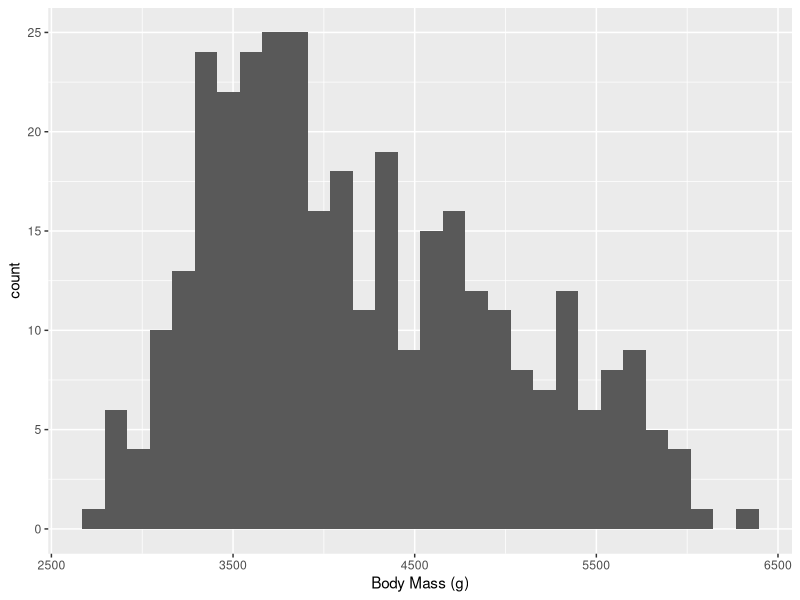
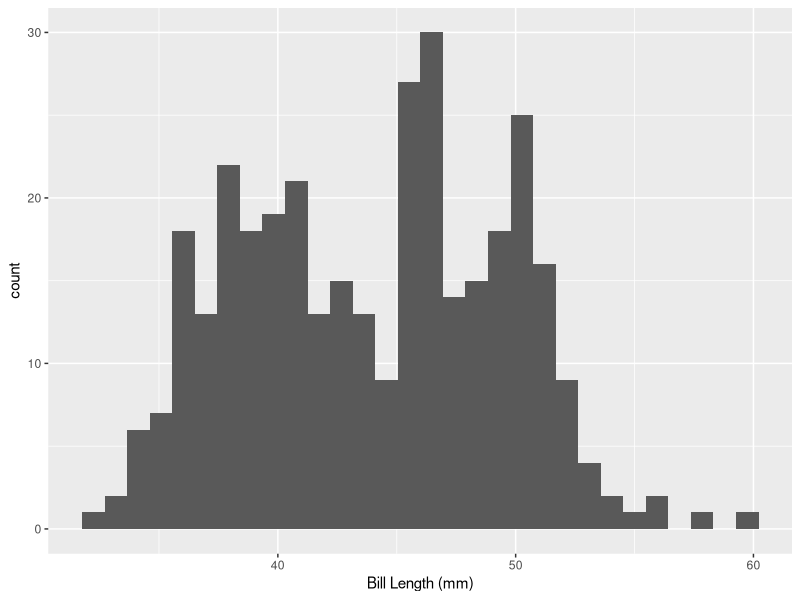

Here is the R script that generated these plots, in order:
## ---- chunk 1
knitr::opts_chunk$set(echo = TRUE)
## ---- chunk 2
# function_name <- function(inputs) {
#   output <- do_something(inputs)
#   return(output)
# }
## ---- chunk 3
calc_shrub_vol <- function(length, width, height) {
  volume <- length * width * height
  return(volume)
}
## ---- chunk 4
calc_shrub_vol(0.8, 1.6, 2.0)
## ---- chunk 5
shrub_vol <- calc_shrub_vol(0.8, 1.6, 2.0)
## ---- chunk 6
calc_shrub_vol <- function(length, width, height = 1) {
  area <- length * width
  volume <- area * height
  return(volume)
}

calc_shrub_vol(0.8, 1.6)
calc_shrub_vol(0.8, 1.6, 2.0)
calc_shrub_vol(length = 0.8, width = 1.6, height = 2.0)
## ---- chunk 7
calc_shrub_vol(height = 2.0, length = 0.8, width = 1.6)
## ---- chunk 8
calc_shrub_vol(0.8, 1.6, height = 2.0)
## ---- chunk 9
est_shrub_mass <- function(volume){
  mass <- 2.65 * volume^0.9
}

shrub_volume <- calc_shrub_vol(0.8, 1.6, 2.0)
shrub_mass <- est_shrub_mass(shrub_volume)
## ---- chunk 10
library(dplyr)
shrub_mass <- calc_shrub_vol(0.8, 1.6, 2.0) %>% 
  est_shrub_mass()
## ---- chunk 11
library(ggplot2)
library(palmerpenguins)

penguins <- penguins
## ---- chunk 12
make_plot <- function(df, column, label) {
    ggplot(data = df, mapping = aes(x = {{ column }})) +
    geom_histogram() +
    xlab(label)
}

make_plot(penguins, body_mass_g, "Body Mass (g)")
make_plot(penguins, bill_length_mm, "Bill Length (mm)")
